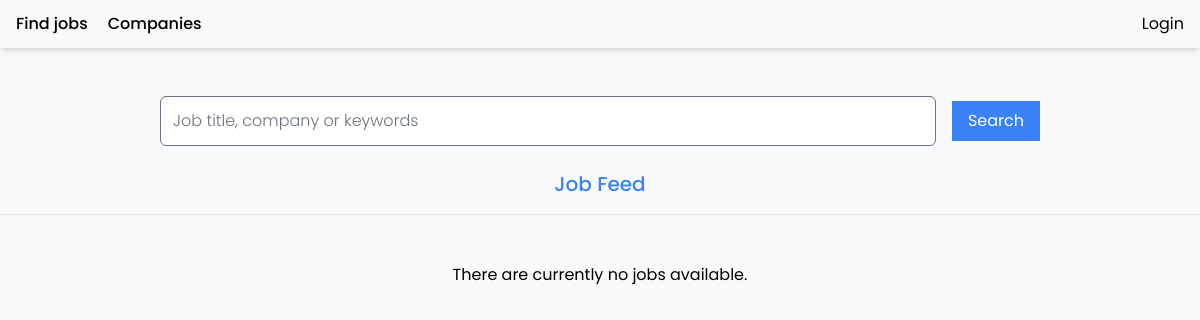
The app's page /, older data.
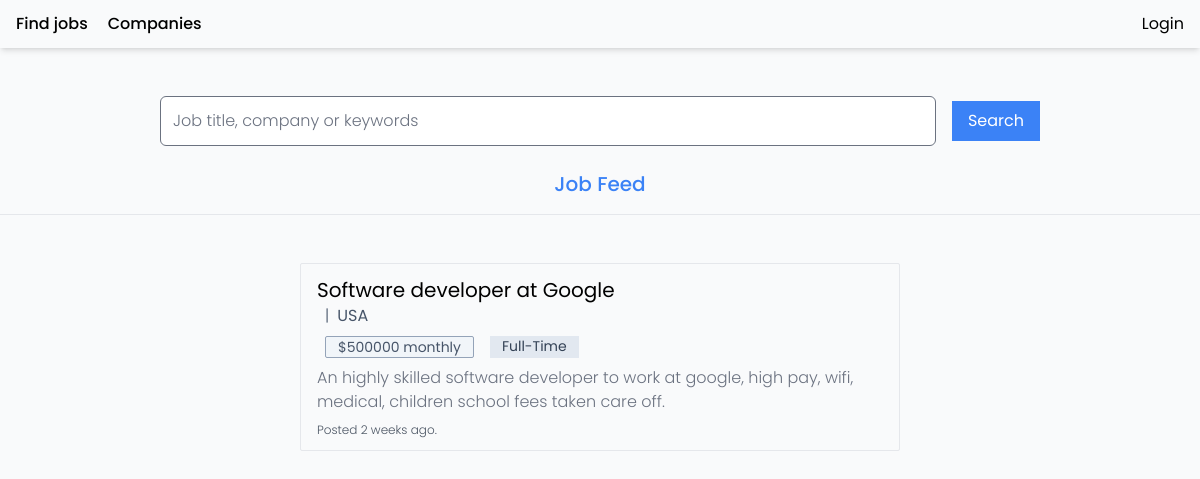
The same page, newer data.
### app_jobboard/models.py (models this page shows, shortened)
class Job(models.Model):
    id = models.UUIDField(primary_key=True, default=uuid.uuid4, editable=False)
    name = models.CharField(max_length=255)
    employer = models.ForeignKey(CustomUser, on_delete=models.CASCADE, null=True)
    summary = models.TextField(max_length=256)
    description = models.TextField()
    company = models.ForeignKey("Company", on_delete=models.CASCADE, null=True)
    location = models.CharField(max_length=255)
    skills_required = models.TextField(blank=True, null=True)
    employment_type = models.CharField(max_length=100, choices=EMPLOYMENT_TYPE_CHOICES)
    is_active = models.BooleanField(default=True)
    salary = models.CharField(blank=True, null=True, max_length=128)
    apply_link = models.CharField(max_length=255)
    updated_at = models.DateTimeField(auto_now=True)
    created_at = models.DateTimeField(auto_now_add=True)

### app_jobboard/views.py (the view, shortened to what this page needs)
# urls.py: path("", views.index, name="index"),
def index(request):
    id = request.GET.get("job")
    q = request.GET.get("q")
    tab = request.GET.get("tab")
    context = {}
    if q:
        q = q.lower()
        context["q"] = q.capitalize()
        try:
            search = Search.objects.get(user=request.user, search=q)
            search.count += 1
            search.save()
        except Search.DoesNotExist:
            search = Search.objects.create(user=request.user, search=q)
        jobs = Job.objects.filter(
            Q(name__icontains=q)
            | Q(employment_type__icontains=q)
            | Q(location__icontains=q)
        ).order_by("-updated_at", "-created_at")
    else:
        jobs = Job.objects.all().order_by("-updated_at", "-created_at")
    context["jobs"] = jobs
    if tab == "recent_searches":
        if request.user.is_authenticated:
            context["recent_searches"] = Search.objects.filter(
                user=request.user
            ).order_by("-updated", "-created")
            context["tab"] = tab
    return render(request, "index.html", context)

### templates/index.html (shortened to what this page needs)
{% extends "layout.html" %} {% block title %} - Register {% endblock %}
{% load static %}
{% block content %}
{% if tab != "recent_searches" %}
<div class="flex flex-row justify-center gap-4 pt-8 relative mb-4">
	<div class="flex flex-col gap-2 mb-4">
		{% for job in jobs %}
		<div class="justify-between border sm:max-w-[600px] max-w-[400px] px-4 py-3 rounded-sm hover:shadow-md duration-300 transition-all">
			<div class="flex flex-row justify-between">
				<a
					href="{% url 'jobboard:job' job.id %}"
					class="text-xl"
					>{{ job.name }}</a
				>
			</div>
			<div class="flex flex-row gap-2 font-light text-slate-600">
				|
				<p class="font-normal">{{ job.location }}</p>
			</div>
			<div class="flex flex-row gap-4 px-2 text-sm mt-2">
				{% if job.salary %}
				<p
					class="bg-slate-100 text-slate-600 px-3 border border-slate-400 rounded-sm">
					${{ job.salary }} monthly
				</p>
				{% endif %}
				<a href="/?q={{ job.employment_type }}" class="bg-slate-200 text-slate-700 w-fit px-3">
					{{ job.employment_type }}
				</a>
			</div>
			<section
				aria-label="job summary"
				class="my-2 font-light text-gray-500">
				{{ job.summary }}
			</section>
			<footer aria-label="job footer" class="mt-2">
				<p class="font-light text-xs text-gray-600">
					Posted {{ job.created_at|timesince }} ago.
				</p>
			</footer>
		</div>
		{% empty %} {% if q %}
		<div class="w-full flex flex-col justify-start text-gray-400">
			<p class="text-2xl font-light">
				The search <strong>"{{ q }}"</strong> did not match any jobs.
			</p>
			<h4 class="font-medium text-lg mt-4 text-gray-500">
				Search suggestions:
			</h4>
			<ul class="list-disc list-inside font-light">
				<li>Try more general keywords</li>
				<li>Check your spelling</li>
				<li>Replace abbreviations with the entire word</li>
			</ul>
		</div>
		{% else %}
		<p>There are currently no jobs available.</p>
		{% endif %} {% endfor %}
	</div>
	{% endif %} {% endblock %}

Row changes from the older to the newer data that the page shows:
added Job: name "Software developer at Google", location "USA", salary "500000", employment_type "Full-Time", summary "An highly skilled software developer to work at google, high pay, wifi, medical, children school fees taken care off.", created_at "2 weeks"
Text that changed along with them:
text no longer shown: "There are currently no jobs available."
